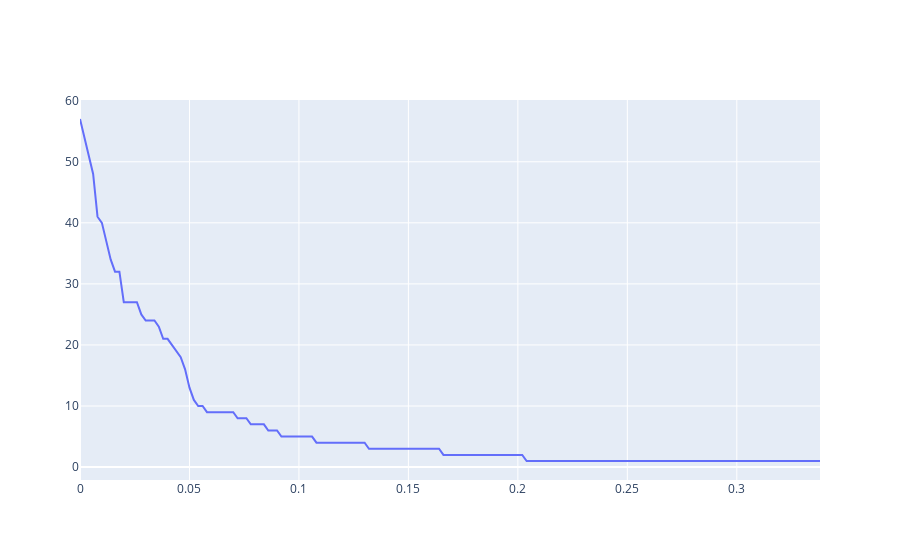

The notebook cell saved with this chart:
### Markdown cell above
Анализ изменения количества признаком при изменении порогового значения

### Code cell
t_array=np.arange(start=0,stop=float(max(abs(coefs['coef']))),step=0.002)
counts=[]
for t in t_array:
    counter=0
    for val in coefs.values: 
        if abs(val)>t:counter+=1
    counts.append(counter)

fig = go.Figure(data=go.Scatter(x=t_array, y=counts))
fig.show()

print('Not null weighted fetures: ', len(coefs[coefs['coef']!=0]))
print('All features:', len(coefs))
print('Not null weighted part:', np.round(len(coefs[coefs['coef']!=0])/len(coefs),2))

### Figure 1 — Plotly figure (JSON) as saved in the notebook; plotly's stock layout.template omitted (floating-point values rounded to 4 significant figures; data arrays with more than 128 entries replaced by an {"elided": "..."} marker saying what was removed)
{"data": [{"type": "scatter", "x": {"elided": "170 float values"}, "y": {"elided": "170 int values"}}], "layout": {}}
